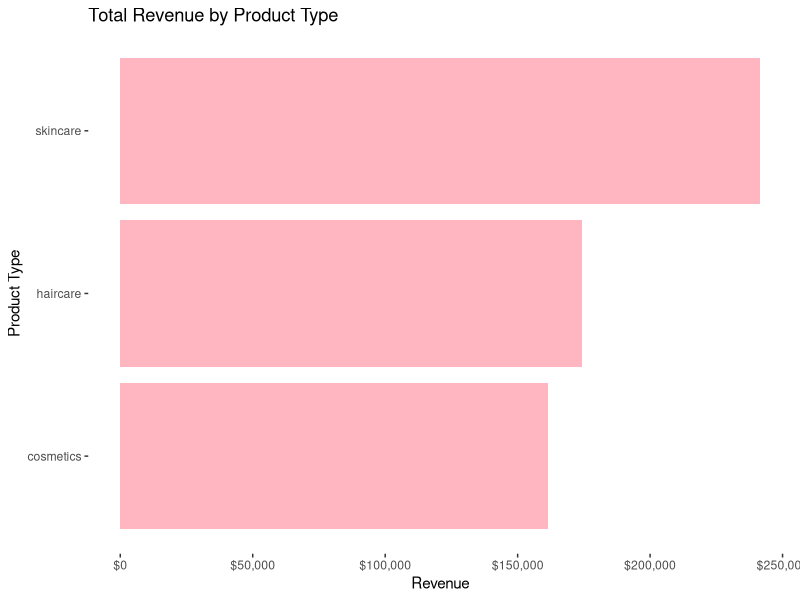
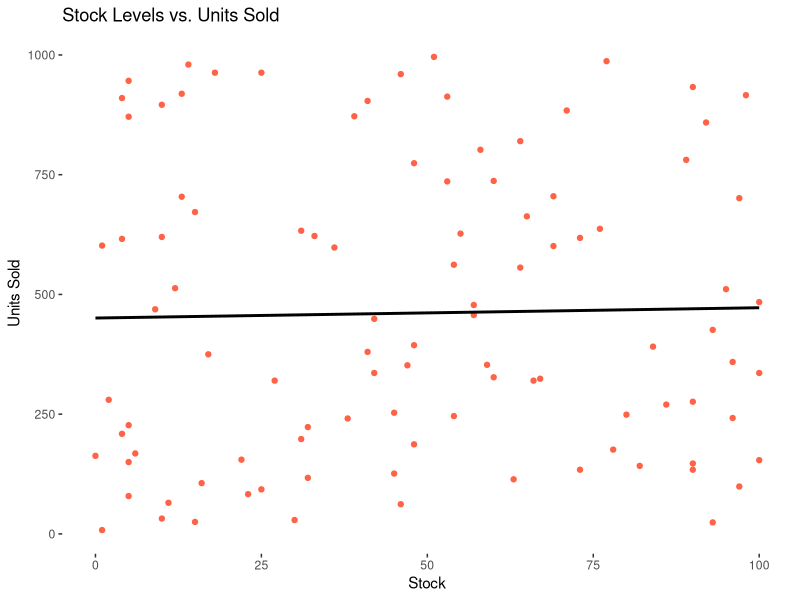
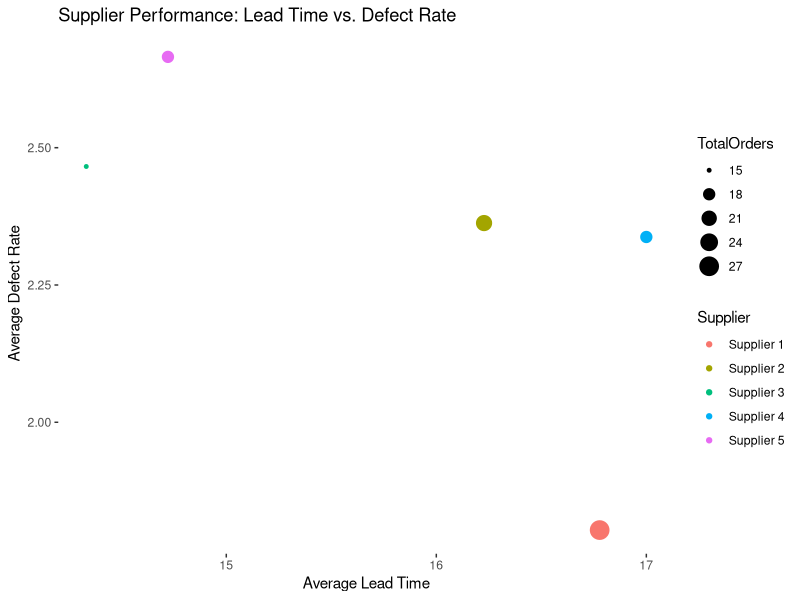
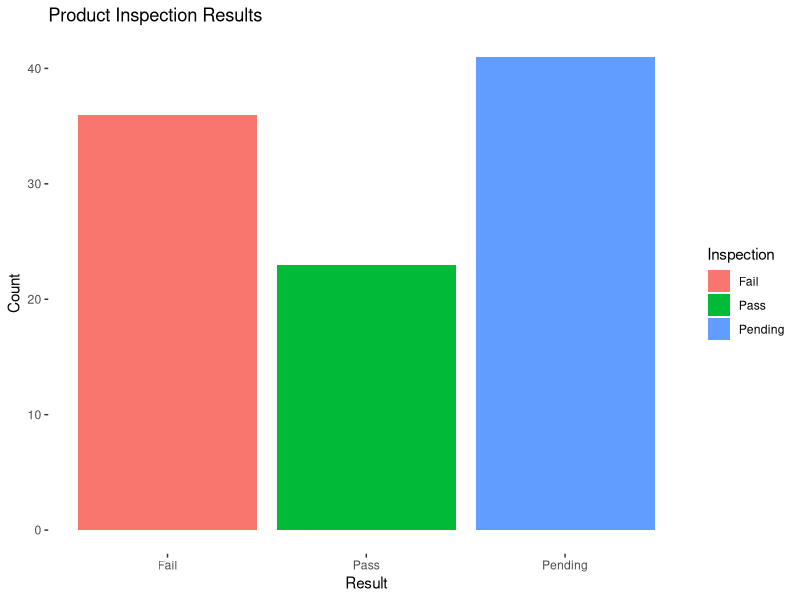

Reproduce these figures in R, in order.
## ---- chunk 1
knitr::opts_chunk$set(echo = TRUE)
library(tidyverse)
library(ggplot2)
library(readxl)
library(scales)
## ---- chunk 2
data <- read_xlsx("Supply Chain Analytics Uniliver.xlsx", sheet = 1)
## ---- chunk 3
##Missing Values
colSums(is.na(data))

##Changing Variable Type
data$`Product type`<- as.factor(data$`Product type`)
data$`Supplier name`<- as.factor(data$`Supplier name`)
data$`Trandportation modes`<- as.factor(data$`Transportation modes`)

##Renaming Variables for Ease
data <- data %>% rename(ProductType = 'Product type', 
                        NumSold = 'Number of products sold',
                        Revenue = 'Revenue generated',
                        Stock = 'Stock levels',
                        LeadTime = 'Lead times',
                        OrderQty = 'Order quantities',
                        Supplier = 'Supplier name',
                        ManufLeadTime = 'Manufacturing lead time',
                        ManufCost = 'Manufacturing costs',
                        DefectRate = 'Defect rates',
                        Inspection = 'Inspection results')
## ---- chunk 4
top_products <- data %>% group_by(ProductType) %>%
  summarise(TotalRevenue = sum(Revenue, na.rm = T),
            TotalSold = sum(NumSold, na.rm = T)) %>%
  arrange(desc(TotalRevenue))
top_products
top_products_graph <- top_products %>% 
  ggplot(aes(x = fct_reorder(ProductType,TotalRevenue), 
             y = TotalRevenue)) + 
  geom_bar(stat = "identity", fill = "light pink") + 
  coord_flip() + 
  labs(title = "Total Revenue by Product Type", 
       x = "Product Type", y = "Revenue") + 
  scale_y_continuous(labels = dollar_format()) + 
  theme(panel.background = element_blank()) 
top_products_graph
## ---- chunk 5
stock_sales <- data %>% 
  ggplot(aes(Stock,NumSold)) + 
  geom_point(color = "tomato") + 
  geom_smooth(method = "lm", se = FALSE, color = "black") +
  labs(title = "Stock Levels vs. Units Sold", 
       y = "Units Sold") + 
  theme(panel.background = element_blank())
stock_sales 
## ---- chunk 6
supplier_perf <- data %>%
  group_by(Supplier) %>%
  summarise(AvgLeadTime = mean(LeadTime, na.rm = T),
            AvgDefect = mean(DefectRate,na.rm = T),
            TotalOrders = n())
supplier_perf_graph <- supplier_perf %>%
  ggplot(aes(AvgLeadTime,AvgDefect, size = TotalOrders,
             color = Supplier)) +
  geom_point() +
  labs(title = "Supplier Performance: Lead Time vs. Defect Rate",
       x = "Average Lead Time", y = "Average Defect Rate") +
  theme(panel.background = element_blank())
supplier_perf_graph
## ---- chunk 7
inspection_summary <- data %>%
  group_by(Inspection) %>%
  summarise(Count = n())
inspection_summary_graph <- inspection_summary %>%
  ggplot(aes(Inspection, Count, fill = Inspection)) +
  geom_bar(stat = "identity") +
  labs(title = "Product Inspection Results", x = "Result") + 
  theme(panel.background = element_blank())
inspection_summary_graph
